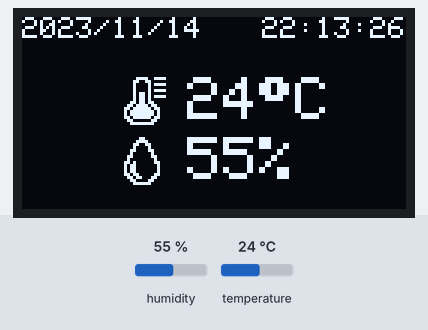
The sketch below on a simulated ESP8266 (NodeMCU). Shown: 128×64 one-colour display. The inputs (shaded band) are chosen by the test bench; at power-on: humidity 55 %, temperature 24 °C. The local clock reads 2024-03-15 10:24:30 at power-on unless the sketch sets it.

Above: at 7.0 s.
7.1 s: humidity set to 22 %
At 10.1 s:
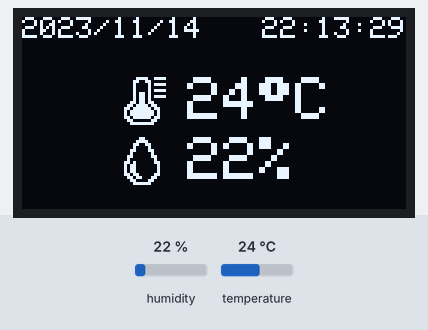
11.7 s: temperature set to 12 °C
At 12.9 s:
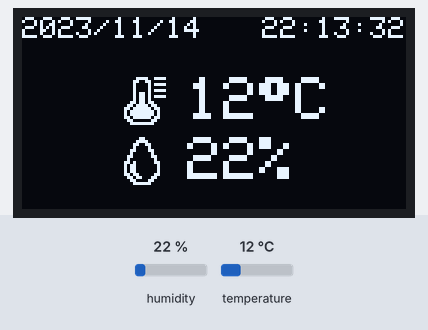
16.3 s: humidity set to 40 %
At 19.0 s:
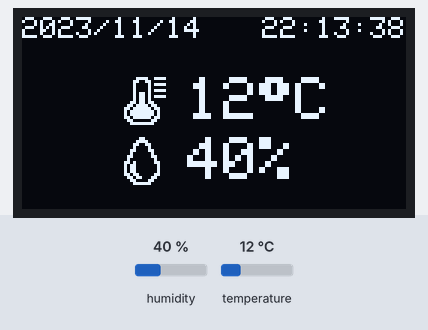
20.9 s: temperature set to 19 °C
At 22.5 s:
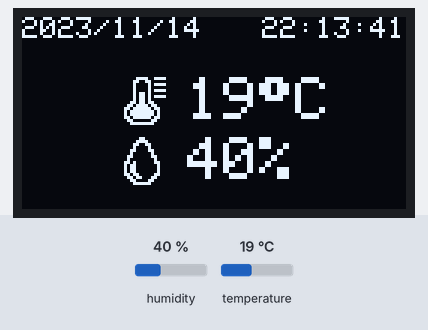
Timing chart, 0 to 24.0 s (numbered marks = the images above; inputs shaded):
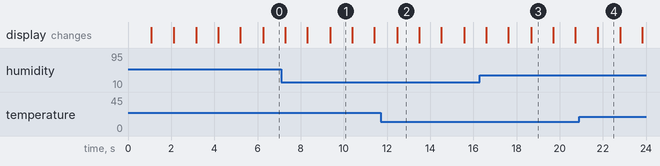

Measured:
- what the display in image 1 shows lasts 1.0 s, from 9.4 s to 10.4 s

The sketch:

dht11-ds1307.ino
```cpp
// *** File   : /esp8266-arduino/dht11-ds1307/
//              dht11-ds1307.ino
// *** Author : Erwin Ouyang
// *** Date   : 17 Agt 2018

#include <Wire.h>
#include <Adafruit_SSD1306.h>
#include <Adafruit_GFX.h>
#include <RtcDS1307.h>
#include <DHT.h>

// *** Check library setting ***
#if (SSD1306_LCDHEIGHT != 64)    // 128 x 64 pixel display
#error("Height incorrect, please fix Adafruit_SSD1306.h!");
#endif

// OLED I2C address
#define OLED_ADDR 0x3C

// Temperature logo
static const unsigned char PROGMEM temperature_bmp[] =
{
    B00000011, B11001111,
    B00000110, B01100000,
    B00000100, B00101111,
    B00000100, B00100000,
    B00000100, B00101111,
    B00000101, B10100000,
    B00000101, B10101111,
    B00000101, B10100000,
    B00001101, B10110000,
    B00011011, B11011000,
    B00110111, B11101100,
    B00101111, B11110100,
    B00101111, B11110100,
    B00110111, B11101100,
    B00011000, B00011000,
    B00001111, B11110000
};
// Humidity logo
static const unsigned char PROGMEM humidity_bmp[] =
{
  B00000001, B10000000,
    B00000011, B11000000,
    B00000110, B01100000,
    B00000100, B00100000,
    B00001100, B00110000,
    B00001000, B00010000,
    B00011000, B00011000,
    B00010000, B00001000,
    B00110100, B00001100,
    B00101100, B00000100,
    B00101100, B00000100,
    B00101100, B00000100,
    B00110110, B00001100,
    B00011011, B00011000,
    B00001100, B00110000,
    B00000111, B11100000
};

// OLED object declaration
Adafruit_SSD1306 oled;
// RTC object declaration
RtcDS1307<TwoWire> rtc(Wire);
// DHT object declaration
DHT dht(D4, DHT11);

RtcDateTime now;
float celcius, humidity;
uint8_t second = 0;

void setup()
{
    // *** Initialize and clear display ***
    oled.begin(SSD1306_SWITCHCAPVCC, OLED_ADDR);
    // Clear OLED buffer
    oled.clearDisplay();

    // Initialize RTC
    rtc.Begin();

    // *** Set RTC date and time to code
    // compiled time ***
    RtcDateTime compiled = RtcDateTime(__DATE__,
            __TIME__);
    rtc.SetDateTime(compiled);
    rtc.SetIsRunning(true);

    // Initialize DHT11
    dht.begin();
}

void loop()
{
    // Read RTC date and time
    now = rtc.GetDateTime();

    // *** Read temperature and humidity every 3
    // seconds ***
    if (second == 3)
    {
        celcius = dht.readTemperature();
        humidity = dht.readHumidity();
        second = 0;
    }

    // *** Display date, time, temperature,
    // and humidity on OLED ***
    oled.clearDisplay();
    oled.setTextSize(1);
    oled.setTextColor(WHITE);
    oled.setCursor(0, 0);
    oled.printf("%04d/%02d/%02d",
            now.Year(), now.Month(), now.Day());
    oled.setCursor(80, 0);
    oled.printf("%02d:%02d:%02d",
            now.Hour(), now.Minute(), now.Second());
    oled.drawBitmap(32, 20, temperature_bmp, 16, 16, 1);
    oled.drawBitmap(32, 40, humidity_bmp, 16, 16, 1);
    oled.setTextSize(2);
    oled.setCursor(55, 20);
    oled.printf("%.0f%cC", celcius, (char)247);
    oled.setCursor(55, 40);
    oled.printf("%.0f%%", humidity);
    oled.display();

    delay(1000);
    second++;
}
```
